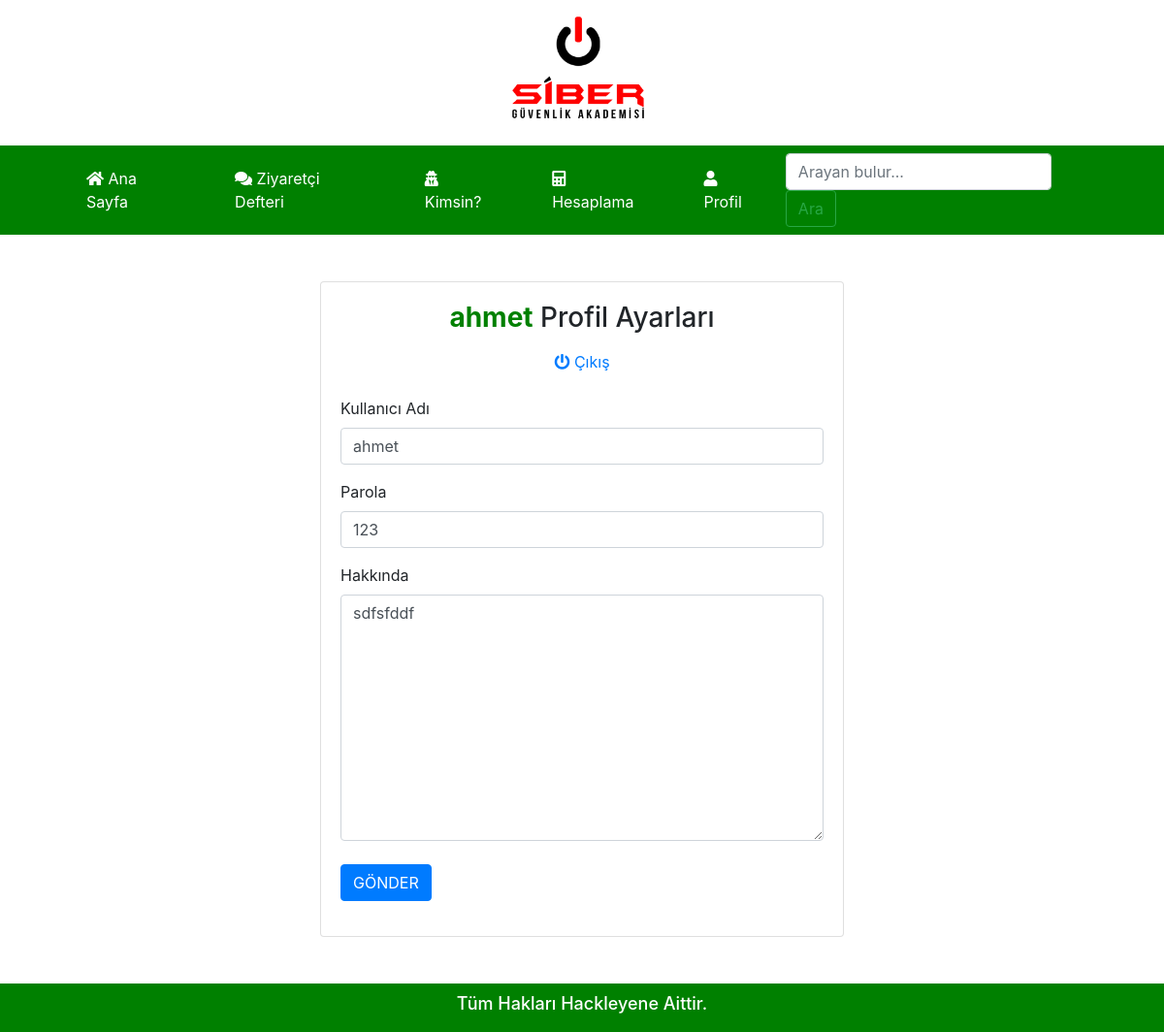
Screenshot of /profil.php (signed in) with the database file from the repository.
### tables this page shows
CREATE TABLE `kullanici` (
  `id` int(11) NOT NULL,
  `username` varchar(50) NOT NULL,
  `pass` varchar(50) NOT NULL,
  `hakkinda` text NOT NULL,
  `gorsel` varchar(300) NOT NULL
);

### profil.php (the view, shortened to what this page needs)
<?php
require_once 'includes/header.php';
@$user = @$_SESSION["user"];
$sorgu=$db->prepare("SELECT * FROM kullanici where username=:user");
      $sorgu->execute(array(
        'user'=>$user
      ));
      $vericek=$sorgu->fetch(PDO::FETCH_ASSOC);
?>
<div class="container mt-5">
    <div class="row">
        <div class="col-md-6 mx-auto">
            <div class="card">
                <div class="card-body">
                    <div class="card-title text-center">
                        <h3> <strong style="color:green;"><?php echo @$_SESSION["user"]; ?></strong> Profil Ayarları</h3>
                        <a class="nav-link" href="cikis.php"><i class="fas fa-power-off"></i> Çıkış</a>
                    </div>
                    <p class="card-text">
                    <form method="POST" action="profilguncelle.php">
                        <div class="form-group">
                            <label for="exampleInputEmail1">Kullanıcı Adı</label>
                            <input name="user" value="<?php echo $vericek["username"]; ?>" type="text" class="form-control" id="exampleInputEmail1" aria-describedby="emailHelp">
                        </div>
                        <div class="form-group">
                            <label for="exampleInputEmail1">Parola</label><br>
                            <input name="pass" value="<?php echo $vericek["pass"]; ?>" type="text" class="form-control" id="exampleInputEmail1" aria-describedby="emailHelp">
                        </div>
                        <div class="form-group">
                            <label for="exampleInputEmail1">Hakkında</label><br>
                            <textarea class="form-control" name="hakkinda" id="" cols="60" rows="10"><?php echo $vericek["hakkinda"]; ?></textarea>
                        </div>
                        <button type="submit" name="gonder" class="btn btn-primary mt-2">GÖNDER</button>
                    </form>
                    </p>
                </div>
            </div>
        </div>
    </div>
</div>
<?php require_once 'includes/footer.php'; ?>

### rows the page displays
kullanici: user "ahmet", pass "123", hakkinda "sdfsfddf"
